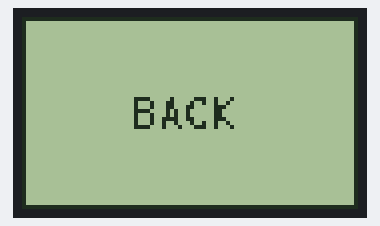
The program below on a simulated Raspberry Pi (BCM pin numbers). Shown: 84×48 one-colour display. Text uses the font file from the repository. At 2.0 s the program stops and its outputs stay as they are.

Above: at 2.1 s.

The program:

test.py
```python
import time
import Adafruit_Nokia_LCD as LCD
import Adafruit_GPIO.SPI as SPI

from PIL import Image, ImageDraw, ImageFont

#21 -- D/C
#20 -- RST

DC = 20
RST = 12
SPI_PORT = 0
SPI_DEVICE = 0
disp = LCD.PCD8544(DC, RST, spi=SPI.SpiDev(SPI_PORT, SPI_DEVICE,
                                           max_speed_hz=4000000))
disp.begin(contrast = 50)
disp.clear()
time.sleep(2)
disp.display()

image = Image.new('1', (LCD.LCDWIDTH, LCD.LCDHEIGHT))

#draw smth

draw = ImageDraw.Draw(image)

draw.rectangle((0,0,LCD.LCDWIDTH-1, LCD.LCDHEIGHT-1), outline=0, fill=255)

font = ImageFont.truetype("data-latin.ttf", size=12)

draw.text((27,17),"BACK", font=font)
disp.image(image)
disp.display()
```
